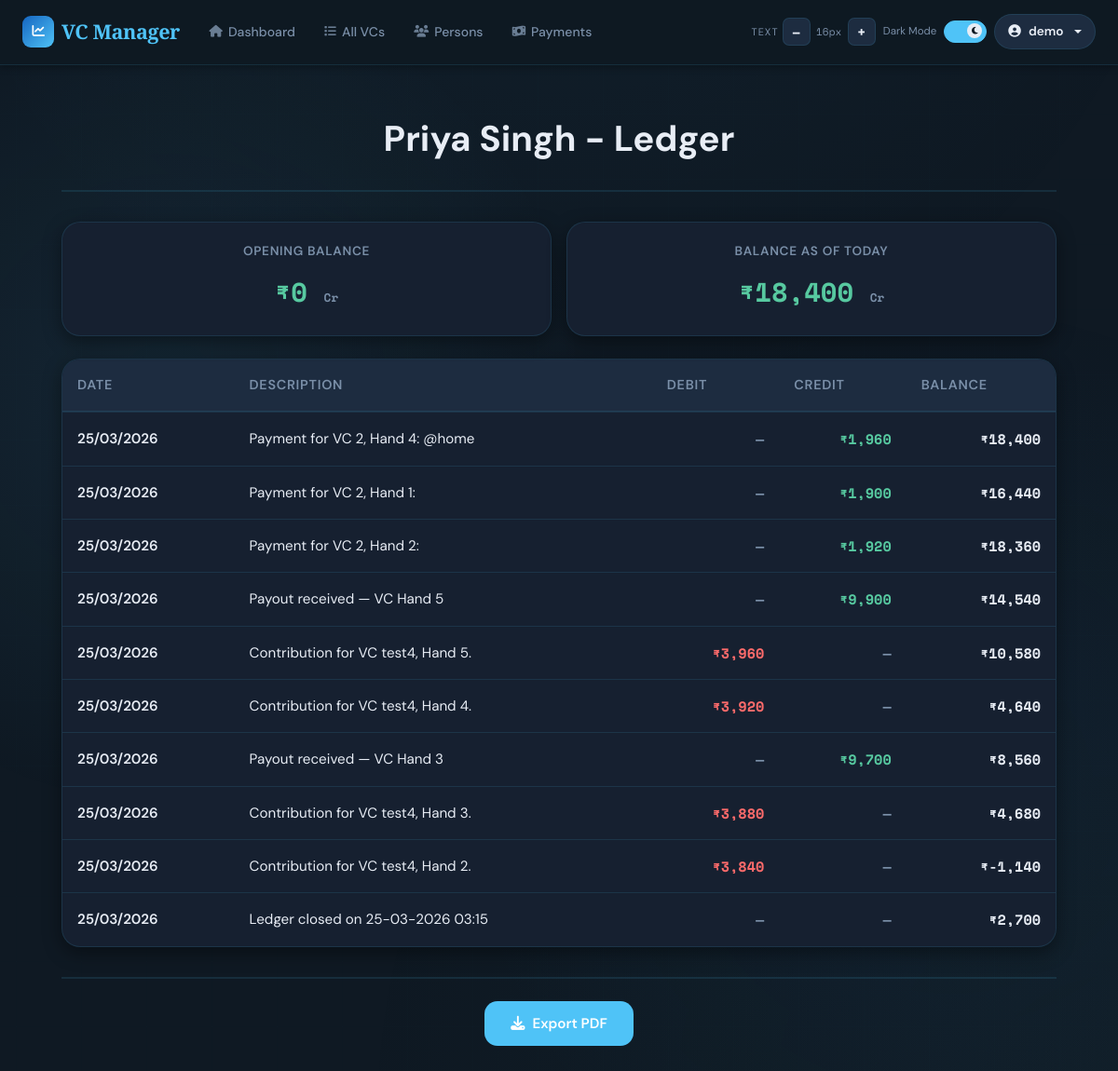
Before: /ledger/8 (signed in) with the older database file.
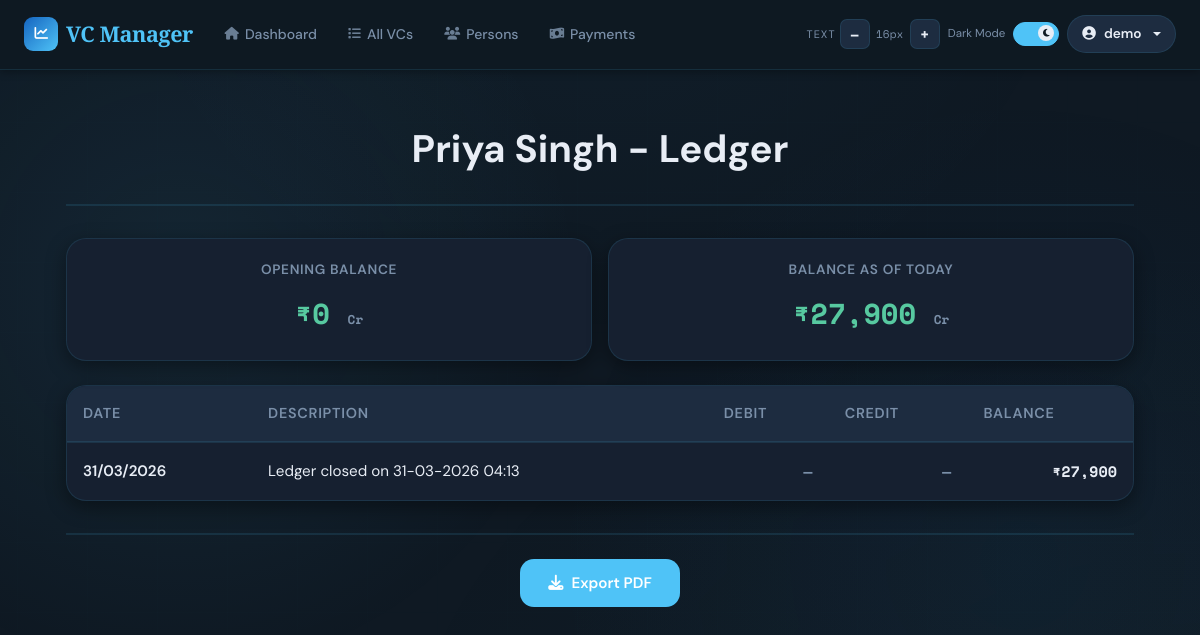
After: the same page with the newer database file.
### app/models/user.py (models this page shows, shortened)
class User(UserMixin, db.Model):
    __tablename__ = 'users'
    id = db.Column(db.Integer, primary_key=True)
    email = db.Column(db.String(120), unique=True, nullable=False, index=True)
    name = db.Column(db.String(120), nullable=False)
    password_hash = db.Column(db.String(255), nullable=True)  # Nullable for OAuth-only users
    google_id = db.Column(db.String(255), unique=True, nullable=True)  # For OAuth users
    created_at = db.Column(db.DateTime, default=datetime.utcnow)
    last_login = db.Column(db.DateTime, nullable=True)
    vcs = db.relationship('VC', backref='user', lazy=True, cascade='all, delete-orphan')
    persons = db.relationship('Person', backref='user', lazy=True, cascade='all, delete-orphan')

### app/models/person.py (models this page shows, shortened)
class Person(db.Model):
    __tablename__ = 'persons'
    id = db.Column(db.Integer, primary_key=True)
    user_id = db.Column(db.Integer, db.ForeignKey('users.id'), nullable=False, index=True)
    name = db.Column(db.String(80), nullable=False)
    short_name = db.Column(db.String(20), nullable=False)
    phone = db.Column(db.String(20), nullable=True)
    phone2 = db.Column(db.String(20), nullable=True)
    opening_balance = db.Column(db.Float, default=0.0, nullable=True)
    created_at = db.Column(db.DateTime, default=datetime.utcnow)
    __table_args__ = (
        db.UniqueConstraint('user_id', 'name',       name='uq_person_user_name'),
        db.UniqueConstraint('user_id', 'short_name', name='uq_person_user_short_name'),
    )
    payments = db.relationship('Payment', backref='person', lazy=True)
    ledger_entries = db.relationship('LedgerEntry', backref='ledger_person', lazy=True)
    @property
    def ledger_balance(self):
        entries = [e for e in self.ledger_entries if e is not None]
        if entries:
            last_entry = sorted(entries, key=lambda e: e.date, reverse=True)[0]
            return last_entry.balance if last_entry.balance is not None else (self.opening_balance or 0.0)
        return self.opening_balance or 0.0

### app/models/ledger.py (models this page shows)
class LedgerEntry(db.Model):
    __tablename__ = 'ledger_entries'
    id = db.Column(db.Integer, primary_key=True)
    person_id = db.Column(db.Integer, db.ForeignKey('persons.id'), nullable=True, index=True)
    vc_id = db.Column(db.Integer, db.ForeignKey('vcs.id'), nullable=True, index=True)
    date = db.Column(db.DateTime, nullable=False, default=datetime.utcnow)
    narration = db.Column(db.Text, nullable=False)
    debit = db.Column(db.Float, default=0)
    credit = db.Column(db.Float, default=0)
    balance = db.Column(db.Float, default=0)
    created_at = db.Column(db.DateTime, default=datetime.utcnow)
    vc = db.relationship('VC', foreign_keys=[vc_id], back_populates='ledger_entries', lazy=True)

### app/routes/ledger.py (the view)
@ledger_bp.route('/<int:person_id>')
@login_required
def person_ledger(person_id):
    person = Person.query.filter_by(id=person_id, user_id=current_user.id).first_or_404()
    vc_id = request.args.get('vc_id', type=int)
    from_date = request.args.get('from_date')
    to_date   = request.args.get('to_date')
    query = LedgerEntry.query.filter_by(person_id=person_id)
    if vc_id:
        query = query.filter(LedgerEntry.vc_id == vc_id)
    if from_date:
        query = query.filter(LedgerEntry.date >= datetime.strptime(from_date + ' 00:00:00', '%Y-%m-%d %H:%M:%S'))
    if to_date:
        query = query.filter(LedgerEntry.date <= datetime.strptime(to_date + ' 23:59:59', '%Y-%m-%d %H:%M:%S'))
    entries = query.order_by(LedgerEntry.date.desc()).all()
    entries = [e for e in entries if e is not None]
    opening_balance = person.opening_balance or 0.0
    return render_template('ledger/person.html', person=person, entries=entries, opening_balance=opening_balance)

### templates/ledger/person.html (shortened to what this page needs)
{% extends "base.html" %}
{% block content %}
<div class="container-wrapper">
    <div class="page-header">
        <div class="header-title">
            <h1 class="page-title">{{ person.name }} - Ledger</h1>
        </div>
    </div>
    <div class="stats-row">
        <div class="stat-box">
            <div class="stat-label">Opening Balance</div>
            <div class="stat-value {{ 'positive' if opening_balance >= 0 else 'negative' }}">
                ₹{{ "{:,.0f}".format(opening_balance) }} <span style="color: var(--text-muted); font-size: 0.8rem;">{{ 'Cr' if opening_balance >= 0 else 'Dr' }}</span>
            </div>
        </div>
        <div class="stat-box">
            <div class="stat-label">Balance as of Today</div>
            <div class="stat-value {{ 'positive' if person.ledger_balance >= 0 else 'negative' }}">
                ₹{{ "{:,.0f}".format(person.ledger_balance) }} <span style="color: var(--text-muted); font-size: 0.8rem;">{{ 'Cr' if opening_balance >= 0 else 'Dr' }}</span>
            </div>
        </div>
    </div>
    <div class="table-section">
        {% if entries %}
            <table class="ledger-table">
                <thead>
                    <tr>
                        <th>Date</th>
                        <th>Description</th>
                        <th>Debit</th>
                        <th>Credit</th>
                        <th>Balance</th>
                    </tr>
                </thead>
                <tbody>
                    {% for entry in entries %}
                    <tr>
                        <td class="cell-date">{{ entry.date.strftime('%d/%m/%Y') }}</td>
                        <td class="cell-description">{{ entry.narration }}</td>
                        <td class="cell-amount">
                            {% if entry.debit > 0 %}
                                <span class="amount-debit">₹{{ "{:,.0f}".format(entry.debit) }}</span>
                            {% else %}
                                <span class="amount-empty">—</span>
                            {% endif %}
                        </td>
                        <td class="cell-amount">
                            {% if entry.credit > 0 %}
                                <span class="amount-credit">₹{{ "{:,.0f}".format(entry.credit) }}</span>
                            {% else %}
                                <span class="amount-empty">—</span>
                            {% endif %}
                        </td>
                        <td class="cell-amount {{ 'amount-credit' if entry.balance >= 0 else 'amount-debit' }}">
                            ₹{{ "{:,.0f}".format(entry.balance) }}
                        </td>
                    </tr>
                    {% endfor %}
                </tbody>
            </table>
        {% else %}
            <div class="empty-state">
                <i class="fas fa-book-open"></i>
                <h3>No ledger entries</h3>
                <p>Start by adding entries to this person's ledger</p>
            </div>
        {% endif %}
    </div>
    <div class="export-section">
        <button class="export-btn" onclick="exportPDF({{ person.id }})">
            <i class="fas fa-download"></i>Export PDF
        </button>
    </div>
</div>
{% endblock %}

### templates/base.html (shortened to what this page needs)
<!DOCTYPE html>
<html lang="en" data-theme="dark">
<head>
    <link href="https://cdnjs.cloudflare.com/ajax/libs/font-awesome/6.5.0/css/all.min.css" rel="stylesheet">
    <link href="https://cdn.jsdelivr.net/npm/bootstrap@5.3.0/dist/css/bootstrap.min.css" rel="stylesheet">
    <link rel="stylesheet" href="https://cdn.jsdelivr.net/npm/swiper@11/swiper-bundle.min.css" />
</head>
<body>
<nav class="navbar navbar-expand-lg" role="navigation" aria-label="Main navigation">
    <div class="container-fluid px-4">
        <a class="navbar-brand" href="{{ url_for('dashboard.index') }}">
            <div class="brand-icon" aria-hidden="true"><i class="fas fa-chart-line"></i></div>
            VC Manager
        </a>
        <div class="collapse navbar-collapse" id="navbarNav">
            {% if current_user.is_authenticated %}
            <ul class="navbar-nav me-auto d-none d-md-flex">
                <li class="nav-item"><a class="nav-link" href="{{ url_for('dashboard.index') }}"><i class="fas fa-home"></i>Dashboard</a></li>
                <li class="nav-item"><a class="nav-link" href="{{ url_for('vc.vcs_list') }}"><i class="fas fa-list"></i>All VCs</a></li>
                <li class="nav-item"><a class="nav-link" href="{{ url_for('person.persons') }}"><i class="fas fa-users"></i>Persons</a></li>
                <li class="nav-item"><a class="nav-link" href="{{ url_for('payment.record_payment') }}"><i class="fas fa-money-bill-wave"></i>Payments</a></li>
            </ul>
            {% endif %}
            <div class="d-flex align-items-center ms-auto gap-2 mt-2 mt-lg-0">
                <div class="d-flex align-items-center gap-1" role="toolbar" aria-label="Font size">
                    <span class="a11y-label d-none d-xl-inline">Text</span>
                    <button class="fs-btn" id="fsDecrease" aria-label="Decrease font size">–</button>
                    <span class="fs-display" id="fsDisplay" aria-live="polite">16px</span>
                    <button class="fs-btn" id="fsIncrease" aria-label="Increase font size">+</button>
                </div>
                <div class="d-flex align-items-center gap-2" aria-label="Theme">
                    <span class="toggle-label-text d-none d-xl-inline" id="themeLabel">Dark</span>
                    <label class="toggle-switch" aria-label="Toggle light/dark mode">
                        <div class="toggle-track"></div>
                        <div class="toggle-thumb"><i class="fas fa-moon" id="toggleIcon"></i></div>
                    </label>
                </div>
                {% if current_user.is_authenticated %}
                <div class="dropdown">
                    <button class="user-btn dropdown-toggle" type="button" data-bs-toggle="dropdown" aria-expanded="false">
                        <i class="fas fa-user-circle"></i>
                        <span class="d-none d-sm-inline">{{ current_user.name }}</span>
                    </button>
                </div>
                {% endif %}
            </div>
        </div>
    </div>
</nav>
<main class="main-content" role="main">
    <div class="container">
        {% block content %}{% endblock %}
    </div>
</main>
</body>
</html>

### templates/ledger/person.html (style rules this page uses)
html { font-size: var(--fs-base); }
body { font-size: var(--fs-base); }
.container-wrapper { max-width: 1200px; margin: 0 auto; padding: 24px; }
.page-header { text-align: center; margin-bottom: 32px; padding-bottom: 24px; border-bottom: 2px solid var(--border); }
.header-title { text-align: center; }
.page-title { font-size: 2.4rem; font-weight: 700; color: var(--text); margin: 0 0 8px 0; }
.stats-row { display: grid; grid-template-columns: repeat(2, 1fr); gap: 16px; margin-bottom: 24px; }
.stat-box { background: var(--surface); border: 1.5px solid var(--border); border-radius: var(--radius-lg); padding: 20px; box-shadow: var(--shadow-md); text-align: center; }
.stat-label { font-size: 0.85rem; color: var(--text-muted); font-weight: 600; text-transform: uppercase; letter-spacing: 0.05em; margin-bottom: 10px; }
.stat-value { font-size: 1.8rem; font-weight: 700; font-family: 'Space Mono', monospace; color: var(--text); margin-bottom: 4px; }
.stat-value.positive { color: var(--success); }
.export-section { text-align: center; margin-top: 32px; padding-top: 24px; border-top: 2px solid var(--border); }
.export-btn { padding: 12px 28px; background: var(--accent); color: #fff; border: none; border-radius: var(--radius-md); font-weight: 600; cursor: pointer; transition: all 0.28s; display: inline-flex; align-items: center; gap: 8px; font-size: 0.95rem; }
.table-section { background: var(--surface); border: 1.5px solid var(--border); border-radius: var(--radius-lg); overflow: hidden; box-shadow: var(--shadow-md); margin-bottom: 24px; }
.ledger-table { width: 100%; border-collapse: collapse; }
.ledger-table thead { background: var(--surface2); border-bottom: 2px solid var(--border); }
.ledger-table th { padding: 16px; text-align: left; font-weight: 600; font-size: 0.9rem; color: var(--text-muted); text-transform: uppercase; letter-spacing: 0.05em; }
.ledger-table td { padding: 16px; border-bottom: 1.5px solid var(--border); color: var(--text); font-size: 0.95rem; }
.ledger-table tbody tr:last-child td { border-bottom: none; }
.cell-date { font-weight: 600; color: var(--text); }
.cell-description { color: var(--text); }
.cell-amount { font-weight: 700; font-family: 'Space Mono', monospace; text-align: right; }
.amount-credit { color: var(--success); }
.amount-empty { color: var(--text-muted); }

Changed rows visible on the page:
removed LedgerEntry: ledger_balance "18,400", date "25/03/2026", narration "Ledger closed on 25-03-2026 03:15", balance "2,700"
removed LedgerEntry: date "25/03/2026", narration "Payment for VC 2, Hand 4: @home", credit "1,960", balance "18,400"
removed LedgerEntry: date "25/03/2026", narration "Payment for VC 2, Hand 1:", credit "1,900", balance "16,440"
removed LedgerEntry: date "25/03/2026", narration "Payment for VC 2, Hand 2:", credit "1,920", balance "18,360"
removed LedgerEntry: date "25/03/2026", narration "Payout received — VC Hand 5", credit "9,900", balance "14,540"
removed LedgerEntry: date "25/03/2026", narration "Contribution for VC test4, Hand 5.", debit "3,960", balance "10,580"
removed LedgerEntry: date "25/03/2026", narration "Contribution for VC test4, Hand 4.", debit "3,920", balance "4,640"
removed LedgerEntry: date "25/03/2026", narration "Payout received — VC Hand 3", credit "9,700", balance "8,560"
removed LedgerEntry: date "25/03/2026", narration "Contribution for VC test4, Hand 3.", debit "3,880", balance "4,680"
removed LedgerEntry: date "25/03/2026", narration "Contribution for VC test4, Hand 2.", debit "3,840", balance "-1,140"
added LedgerEntry: ledger_balance "27,900", date "31/03/2026", narration "Ledger closed on 31-03-2026 04:13", balance "27,900"
